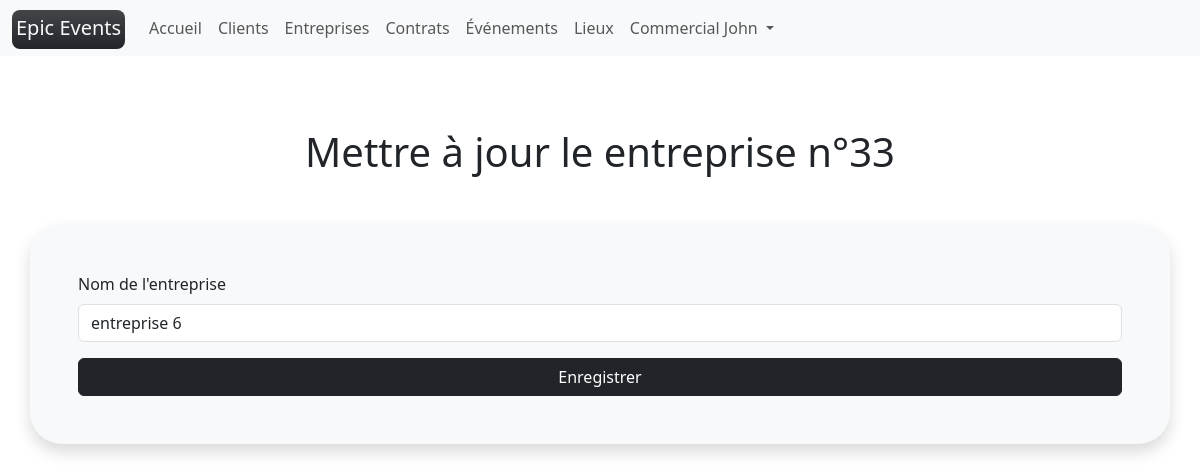
Screenshot of /companies/33/update/ (signed in) with the database file from the repository.
### epic_events/models/collaborator.py (models this page shows, shortened)
class Collaborator(UserMixin, AbstractUser):
    department = models.ForeignKey(to=Department, on_delete=models.RESTRICT, null=True)
    birthdate = models.DateField(verbose_name="Date de naissance")
    REQUIRED_FIELDS = ["first_name", "last_name"]
    USERNAME_FIELD = "email"
    username = date_joined = None
    @property
    def str_id(self) -> str:
        if self.id:
            return str(self.id)
        return unfilled
    @property
    def role(self) -> str:
        if self.department:
            return self.department.name
        return unfilled
    @property
    def title(self) -> str:
        if self.first_name:
            return f"{self.role} {self.first_name.capitalize()}"
        return f"{self.role} {unfilled}"

### epic_events/models/department.py (models this page shows, shortened)
class Department(NameFieldMixin):
    @classmethod
    def french_name(self) -> str:
        """used in flash messages"""
        return "Département"

### epic_events/models/company.py (models this page shows, shortened)
class Company(NameFieldMixin):
    @classmethod
    def french_name(self) -> str:
        return "Entreprise"

### epic_events/views/company.py (the view, shortened to what this page needs)
class UpdateView(crud_permission, View):
    def get(self, request, id, *args, **kwargs):
        obj = get_object_or_404(model, id=id)
        return render(
            request,
            model.template_name_create(),
            {
                "form": model_form(instance=obj),
                "obj": obj,
                "title": model.french_name().lower(),
            },
        )

### epic_events/forms/company.py
class CompanyForm(forms.ModelForm):
    name = forms.CharField(label="Nom de l'entreprise", required=True)
    class Meta:
        model = Company
        fields = ["name"]

### epic_events/models/mixins.py (called while the page is built)
    @classmethod
    def singular_name(self) -> str:
        return self.__name__.lower()

    @classmethod
    def template_name_create(self) -> str:
        return f"{self.singular_name()}/form.html"

### epic_events/permissions.py (called while the page is built)
    def test_func(self):
        return self.request.user.role == "Commercial"

### epic_events/templates/company/form.html (shortened to what this page needs)
{% extends "base.html" %}
{% load django_bootstrap5 %}
{% block content %}
      <h1 class="text-center my-5">
        {% if 'create' in request.path %}
          Ajouter un nouveau {{title}}
        {% else %}
          Mettre à jour le {{title}} n°{{obj.id}}
        {% endif %}
      </h1>
    <div class="shadow p-5 mb-5 bg-body-tertiary rounded-5">
      <form method="POST" class="form">
        {% bootstrap_form form %}
        <button type="submit" class="btn btn-dark w-100">Enregistrer</button>
      </form>
    </div>
{% endblock content %}

### epic_events/templates/partials/navbar.html (shortened to what this page needs)
<nav class="navbar navbar-expand-lg navbar-light bg-light">
  <div class="container-fluid">
    <a class="navbar-brand" href="{% url 'home' %}">
      <span class="bg-dark text-light p-1 pb-2 bg-gradient rounded-3">
        Epic Events
      </span>
    </a>
    <div class="collapse navbar-collapse" id="navbarScroll">
      {% if user.is_authenticated %}
      <ul class="navbar-nav me-auto my-2 my-lg-0 navbar-nav-scroll" style="--bs-scroll-height: 100px;">
        <li class="nav-item">
          <a
          {% if '/home/' == request.path %}
            class="nav-link active border-bottom border-dark border-2"
            aria-current="page"
          {% else %}
            class="nav-link"
          {% endif %}
            href="{% url 'home' %}">Accueil
          </a>
        </li>
        <li class="nav-item">
          <a
          {% if '/customers/' == request.path %}
            class="nav-link active border-bottom border-dark border-2"
            aria-current="page"
          {% else %}
            class="nav-link"
          {% endif %}
           href="{% url 'customers' %}">Clients
          </a>
        </li>
        <li class="nav-item">
          <a
          {% if '/companies/' == request.path %}
            class="nav-link active border-bottom border-dark border-2"
            aria-current="page"
          {% else %}
            class="nav-link"
          {% endif %}
            href="{% url 'companies' %}">Entreprises
          </a>
        </li>
        <li class="nav-item">
          <a
          {% if '/contracts/' == request.path %}
            class="nav-link active border-bottom border-dark border-2"
            aria-current="page"
          {% else %}
            class="nav-link"
          {% endif %}
            href="{% url 'contracts' %}">Contrats
          </a>
        </li>
        <li class="nav-item">
          <a
          {% if '/events/' == request.path %}
            class="nav-link active border-bottom border-dark border-2"
            aria-current="page"
          {% else %}
            class="nav-link"
          {% endif %}
            href="{% url 'events' %}">Événements
          </a>
        </li>
        <li class="nav-item">
          <a
          {% if '/locations/' == request.path %}
            class="nav-link active border-bottom border-dark border-2"
            aria-current="page"
          {% else %}
            class="nav-link"
          {% endif %}
            href="{% url 'locations' %}">Lieux
          </a>
        </li>
        <li class="nav-item dropdown">
          <a
          {% if '/collaborators/'|add:user.str_id|add:'/' == request.path %}
            class="nav-link dropdown-toggle active border-bottom border-dark border-2"
          {% else %}
            class="nav-link dropdown-toggle"
          {% endif %}
          href="#" id="navbarScrollingDropdown" role="button" data-bs-toggle="dropdown" aria-expanded="false">
            {{user.title}}
          </a>
        </li>
      </ul>
      {% endif %}
    </div>
  </div>
</nav>

### rows the page displays
Collaborator: title "Commercial John"
Company: id "33", name "entreprise 6"

### other values shown
{{ title }} "entreprise"
